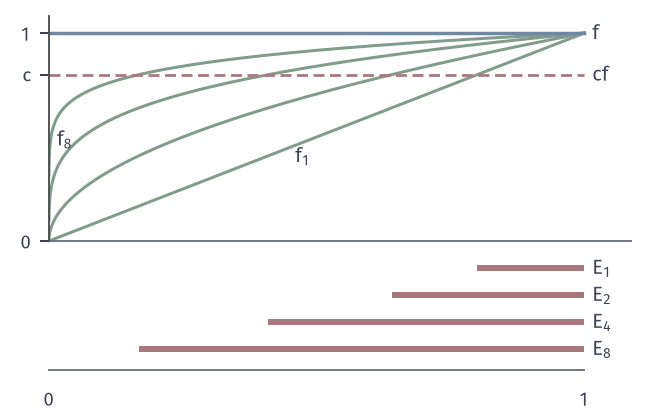

Generate this figure with Python:
from pathlib import Path
import sys
ROOT = next(p for p in Path(__file__).resolve().parents if (p/"build.sh").is_file() and (p/"tex/book.tex").is_file())
sys.path.insert(0, str(ROOT/"figures/00-shared/mathematical-preliminaries-upper/00-shared/comprehension-figures"))
from support import figure, save, BLUE, GREEN, YELLOW, RED, PURPLE, INK, MUTED, GRID, BLUE_FILL, GREEN_FILL, YELLOW_FILL, RED_FILL, PURPLE_FILL
import numpy as np
from matplotlib.patches import Rectangle

def labels(fig, axes, y=.03):
    for ax, s in zip(axes, ['(a)', '(b)', '(c)']):
        p = ax.get_position(); fig.text((p.x0+p.x1)/2, y, s, ha='center', va='bottom')

# f=1 on (0,1], f_n=x^(1/n) increases to f; c=0.8, E_n={f_n>=c}=[0.8^n,1].
fig, ax = figure(width_mm=92, height_mm=58)
fig.set_layout_engine(None)
fig.subplots_adjust(left=.075, right=.97, top=.97, bottom=.1)
x = np.linspace(1e-4, 1, 1500); ns = (1, 2, 4, 8)
for n in ns:
    ax.plot(x, x**(1/n), color=GREEN, lw=1.2)
ax.plot([0, 1], [1, 1], color=BLUE, lw=1.4)
ax.plot([0, 1], [.8, .8], color=RED, lw=1.1, dashes=(4, 2))
ax.text(1.015, 1.0, '$f$', va='center', color=INK); ax.text(1.015, .8, '$cf$', va='center', color=INK)
ax.text(.46, .38, '$f_1$', color=INK); ax.text(.015, .46, '$f_8$', color=INK, ha='left')
ax.axhline(0, color=MUTED, lw=.75)
for i, n in enumerate(ns):
    y = -.13-.13*i
    ax.plot([.8**n, 1], [y, y], color=RED, lw=2.4, solid_capstyle='butt')
    ax.text(1.015, y, f'$E_{n}$', va='center', color=INK)
ax.spines['bottom'].set_visible(False)
ax.spines['left'].set_bounds(0, 1.08)
ax.set_xlim(0, 1.09); ax.set_ylim(-.62, 1.1); ax.set_yticks([0, .8, 1]); ax.set_yticklabels(['0', '$c$', '1'])
ax.set_xticks([])
ax.plot([0, 1], [-.62, -.62], color=MUTED, lw=.75, clip_on=False)
for v, s in ((0, '0'), (1, '1')):
    ax.text(v, -.72, s, ha='center', va='top', fontsize=7.5)
save(fig, Path(__file__).resolve().parent, 'figure', {'formula': 'f=1, f_n=x^(1/n), c=0.8, E_n=[0.8^n,1]; 0.8^n=0.8,0.64,0.4096,0.1678 for n=1,2,4,8'})
